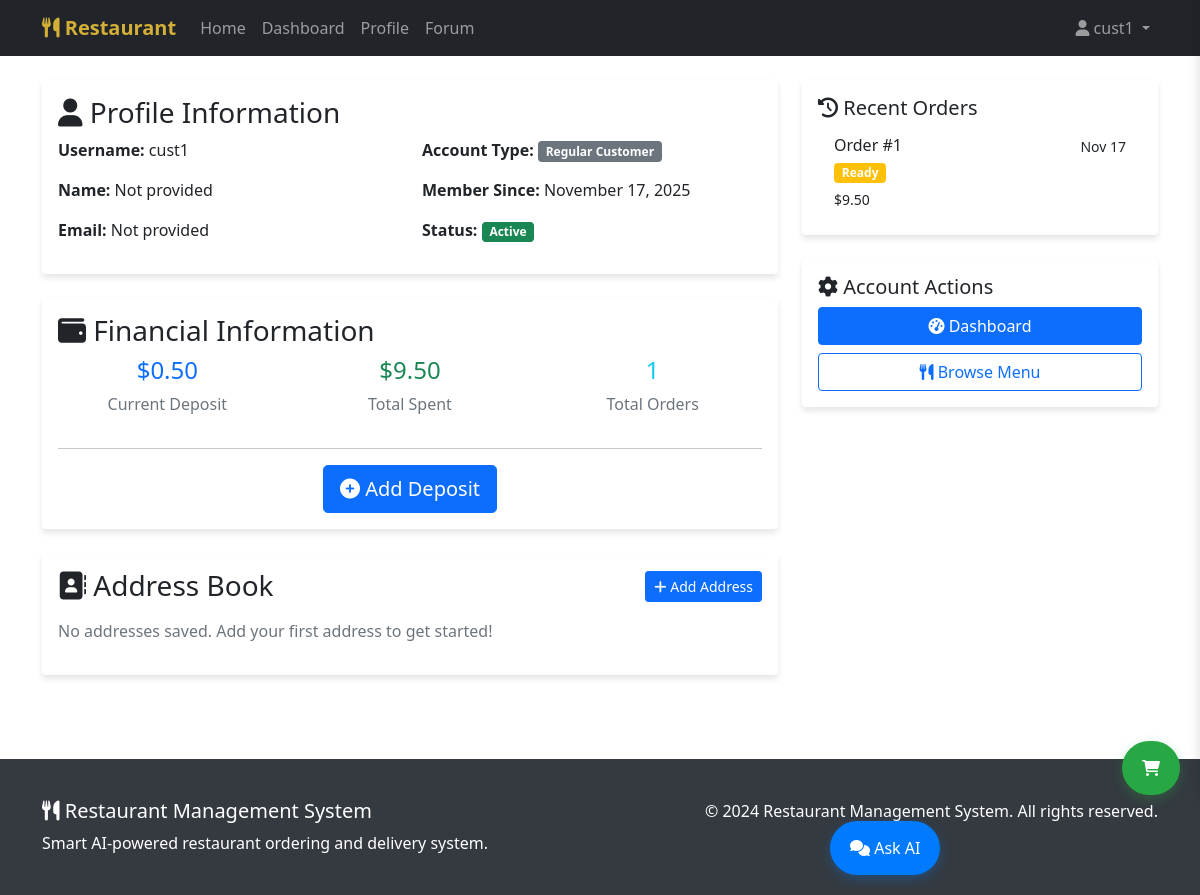
The page /profile/ (signed in) on the database as committed earlier.
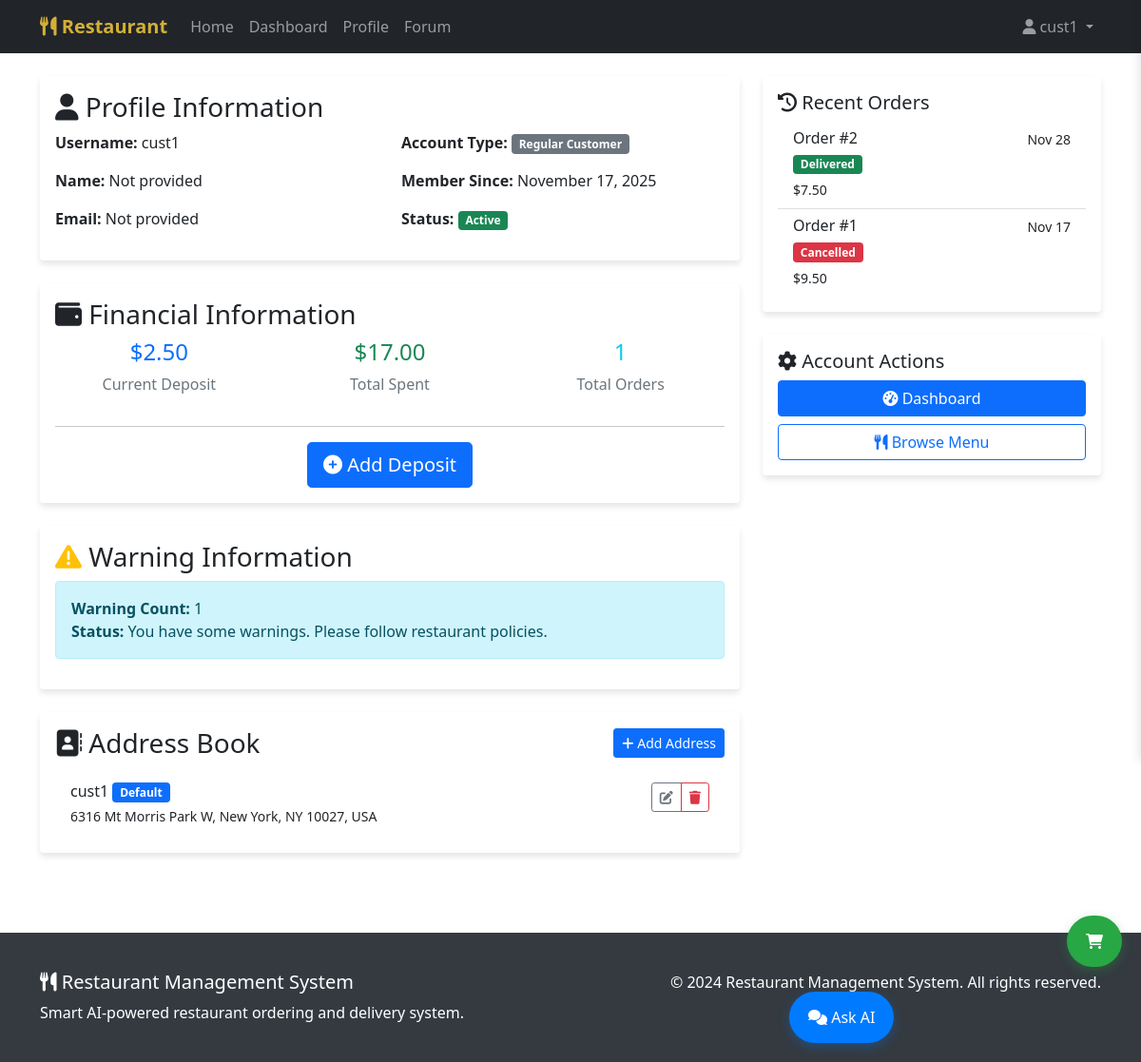
The same page on the database as committed later.
### restaurant/models.py (models this page shows, shortened)
class Customer(models.Model):
    user = models.OneToOneField(User, on_delete=models.CASCADE, verbose_name="User")
    deposit = models.DecimalField(max_digits=10, decimal_places=2, default=0.00, verbose_name="Deposit")
    warnings = models.PositiveIntegerField(default=0, verbose_name="Warnings")
    total_spent = models.DecimalField(max_digits=10, decimal_places=2, default=0.00, verbose_name="Total Spent")
    order_count = models.PositiveIntegerField(default=0, verbose_name="Order Count")
    is_vip = models.BooleanField(default=False, verbose_name="VIP Status")
    is_blacklisted = models.BooleanField(default=False, verbose_name="Blacklisted")
    created_at = models.DateTimeField(auto_now_add=True, verbose_name="Registration Time")
    updated_at = models.DateTimeField(auto_now=True, verbose_name="Updated Time")
    class Meta:
        verbose_name = "Customer"
        verbose_name_plural = "Customers"
        ordering = ['-created_at']

class Order(models.Model):
    STATUS_CHOICES = [
        ('pending', 'Pending'),
        ('confirmed', 'Confirmed'),
        ('ready', 'Ready'),
        ('out_for_delivery', 'Out for Delivery'),
        ('delivered', 'Delivered'),
        ('cancelled', 'Cancelled'),
    ]
    customer = models.ForeignKey(Customer, on_delete=models.CASCADE, verbose_name="Customer")
    status = models.CharField(max_length=20, choices=STATUS_CHOICES, default='pending', verbose_name="Status")
    total_amount = models.DecimalField(max_digits=10, decimal_places=2, verbose_name="Total Amount")
    vip_discount = models.DecimalField(max_digits=10, decimal_places=2, default=0.00, verbose_name="VIP Discount")
    delivery_person = models.ForeignKey(DeliveryPerson, on_delete=models.SET_NULL, null=True, blank=True, verbose_name="Delivery Person")
    delivery_address = models.ForeignKey('Address', on_delete=models.SET_NULL, null=True, blank=True, verbose_name="Delivery Address")
    memo = models.TextField(blank=True, null=True, verbose_name="Order Memo", help_text="Customer special requests")
    delivered_at = models.DateTimeField(null=True, blank=True, verbose_name="Delivered Time")
    created_at = models.DateTimeField(auto_now_add=True, verbose_name="Order Time")
    updated_at = models.DateTimeField(auto_now=True, verbose_name="Updated Time")
    class Meta:
        verbose_name = "Order"
        verbose_name_plural = "Orders"
        ordering = ['-created_at']

class Address(models.Model):
    customer = models.ForeignKey(Customer, on_delete=models.CASCADE, related_name='addresses', verbose_name="Customer")
    recipient_name = models.CharField(max_length=100, verbose_name="Recipient Name")
    street_address = models.CharField(max_length=200, verbose_name="Street Address")
    city = models.CharField(max_length=100, verbose_name="City")
    state = models.CharField(max_length=100, verbose_name="State/Province")
    zip_code = models.CharField(max_length=20, verbose_name="ZIP/Postal Code")
    country = models.CharField(max_length=100, default="USA", verbose_name="Country")
    phone = models.CharField(max_length=20, blank=True, verbose_name="Phone Number")
    is_default = models.BooleanField(default=False, verbose_name="Default Address")
    created_at = models.DateTimeField(auto_now_add=True, verbose_name="Created Time")
    updated_at = models.DateTimeField(auto_now=True, verbose_name="Updated Time")
    class Meta:
        verbose_name = "Address"
        verbose_name_plural = "Addresses"
        ordering = ['-is_default', '-created_at']
    def get_full_address(self):
        return f"{self.street_address}, {self.city}, {self.state} {self.zip_code}, {self.country}"

### restaurant/views.py (the view)
# urls.py: path('profile/', views.profile, name='profile'),
@login_required
def profile(request):
    user = request.user
    if hasattr(user, 'customer'):
        customer = user.customer
        orders = Order.objects.filter(customer=customer).order_by('-created_at')[:10]
        addresses = Address.objects.filter(customer=customer).order_by('-is_default', '-created_at')
        context = {
            'customer': customer,
            'orders': orders,
            'addresses': addresses,
        }
        return render(request, 'profile.html', context)
    return redirect('dashboard')

### templates/profile.html (shortened to what this page needs)
{% extends 'base.html' %}
{% block content %}
<div class="container mt-4">
    <div class="row">
        <div class="col-md-8">
            <div class="card mb-4">
                <div class="card-body">
                    <h3 class="card-title">
                        <i class="fas fa-user"></i> Profile Information
                    </h3>
                    <div class="row">
                        <div class="col-md-6">
                            <p><strong>Username:</strong> {{ customer.user.username }}</p>
                            <p><strong>Name:</strong> {{ customer.user.get_full_name|default:"Not provided" }}</p>
                            <p><strong>Email:</strong> {{ customer.user.email|default:"Not provided" }}</p>
                        </div>
                        <div class="col-md-6">
                            <p><strong>Account Type:</strong>
                                {% if customer.is_vip %}
                                    <span class="vip-badge">VIP Customer</span>
                                {% else %}
                                    <span class="badge bg-secondary">Regular Customer</span>
                                {% endif %}
                            </p>
                            <p><strong>Member Since:</strong> {{ customer.created_at|date:"F d, Y" }}</p>
                            <p><strong>Status:</strong>
                                {% if customer.is_blacklisted %}
                                    <span class="badge bg-danger">Blacklisted</span>
                                {% else %}
                                    <span class="badge bg-success">Active</span>
                                {% endif %}
                            </p>
                        </div>
                    </div>
                </div>
            </div>
            <div class="card mb-4">
                <div class="card-body">
                    <h3 class="card-title">
                        <i class="fas fa-wallet"></i> Financial Information
                    </h3>
                    <div class="row">
                        <div class="col-md-4">
                            <div class="text-center">
                                <h4 class="text-primary">${{ customer.deposit }}</h4>
                                <p class="text-muted">Current Deposit</p>
                            </div>
                        </div>
                        <div class="col-md-4">
                            <div class="text-center">
                                <h4 class="text-success">${{ customer.total_spent }}</h4>
                                <p class="text-muted">Total Spent</p>
                            </div>
                        </div>
                        <div class="col-md-4">
                            <div class="text-center">
                                <h4 class="text-info">{{ customer.order_count }}</h4>
                                <p class="text-muted">Total Orders</p>
                            </div>
                        </div>
                    </div>
                    <hr>
                    <div class="row mt-3">
                        <div class="col-12 text-center">
                            <button type="button" class="btn btn-primary btn-lg" data-bs-toggle="modal" data-bs-target="#depositModal">
                                <i class="fas fa-plus-circle"></i> Add Deposit
                            </button>
                        </div>
                    </div>
                </div>
            </div>
            {% if customer.warnings > 0 %}
            <div class="card mb-4">
                <div class="card-body">
                    <h3 class="card-title">
                        <i class="fas fa-exclamation-triangle text-warning"></i> Warning Information
                    </h3>
                    <div class="alert alert-{% if customer.warnings >= 3 %}danger{% elif customer.warnings >= 2 %}warning{% else %}info{% endif %}">
                        <strong>Warning Count:</strong> {{ customer.warnings }}
                        {% if customer.warnings >= 3 %}
                            <br><strong>Status:</strong> You have reached the maximum warning limit. Please contact management.
                        {% elif customer.warnings >= 2 %}
                            <br><strong>Status:</strong> You are close to the warning limit. Please be careful with your orders.
                        {% else %}
                            <br><strong>Status:</strong> You have some warnings. Please follow restaurant policies.
                        {% endif %}
                    </div>
                </div>
            </div>
            {% endif %}
            <div class="card mb-4">
                <div class="card-body">
                    <div class="d-flex justify-content-between align-items-center mb-3">
                        <h3 class="card-title mb-0">
                            <i class="fas fa-address-book"></i> Address Book
                        </h3>
                        <button type="button" class="btn btn-primary btn-sm" data-bs-toggle="modal" data-bs-target="#addAddressModal">
                            <i class="fas fa-plus"></i> Add Address
                        </button>
                    </div>
                    {% if addresses %}
                    <div class="list-group list-group-flush">
                        {% for address in addresses %}
                        <div class="list-group-item">
                            <div class="d-flex justify-content-between align-items-start">
                                <div class="flex-grow-1">
                                    <h6 class="mb-1">
                                        {{ address.recipient_name }}
                                        {% if address.is_default %}
                                            <span class="badge bg-primary">Default</span>
                                        {% endif %}
                                    </h6>
                                    <p class="mb-1 small">{{ address.get_full_address }}</p>
                                </div>
                                <div class="btn-group btn-group-sm">
                                    <button class="btn btn-outline-secondary" onclick="editAddress({{ address.id }})" title="Edit">
                                        <i class="fas fa-edit"></i>
                                    </button>
                                    <button class="btn btn-outline-danger" onclick="deleteAddress({{ address.id }})" title="Delete">
                                        <i class="fas fa-trash"></i>
                                    </button>
                                </div>
                            </div>
                        </div>
                        {% endfor %}
                    </div>
                    {% else %}
                    <p class="text-muted">No addresses saved. Add your first address to get started!</p>
                    {% endif %}
                </div>
            </div>
        </div>
        <div class="col-md-4">
            <div class="card mb-4">
                <div class="card-body">
                    <h5 class="card-title">
                        <i class="fas fa-history"></i> Recent Orders
                    </h5>
                    {% if orders %}
                    <div class="list-group list-group-flush">
                        {% for order in orders %}
                        <div class="list-group-item">
                            <div class="d-flex w-100 justify-content-between">
                                <h6 class="mb-1">Order #{{ order.id }}</h6>
                                <small>{{ order.created_at|date:"M d" }}</small>
                            </div>
                            <p class="mb-1">
                                <span class="badge bg-{% if order.status == 'delivered' %}success{% elif order.status == 'cancelled' %}danger{% else %}warning{% endif %}">
                                    {{ order.get_status_display }}
                                </span>
                            </p>
                            <small>${{ order.total_amount }}</small>
                        </div>
                        {% endfor %}
                    </div>
                    {% else %}
                    <p class="text-muted">No orders yet.</p>
                    {% endif %}
                </div>
            </div>
            <div class="card">
                <div class="card-body">
                    <h5 class="card-title">
                        <i class="fas fa-cog"></i> Account Actions
                    </h5>
                    <div class="d-grid gap-2">
                        <a href="{% url 'dashboard' %}" class="btn btn-primary">
                            <i class="fas fa-tachometer-alt"></i> Dashboard
                        </a>
                        <a href="{% url 'index' %}" class="btn btn-outline-primary">
                            <i class="fas fa-utensils"></i> Browse Menu
                        </a>
                    </div>
                </div>
            </div>
        </div>
    </div>
</div>
{% endblock %}

### templates/base.html (shortened to what this page needs)
<!DOCTYPE html>
<html lang="en">
<head>
    <link href="https://cdn.jsdelivr.net/npm/bootstrap@5.1.3/dist/css/bootstrap.min.css" rel="stylesheet">
    <link href="https://cdnjs.cloudflare.com/ajax/libs/font-awesome/6.0.0/css/all.min.css" rel="stylesheet">
</head>
<body>
    <nav class="navbar navbar-expand-lg navbar-dark bg-dark">
        <div class="container">
            <a class="navbar-brand" href="{% url 'index' %}">
                <i class="fas fa-utensils"></i> Restaurant
            </a>
            <div class="collapse navbar-collapse" id="navbarNav">
                <ul class="navbar-nav me-auto">
                    <li class="nav-item">
                        <a class="nav-link" href="{% url 'index' %}">Home</a>
                    </li>
                    {% if user.is_authenticated %}
                        {% if not user.chef and not user.deliveryperson %}
                        <li class="nav-item">
                            <a class="nav-link" href="{% url 'dashboard' %}">Dashboard</a>
                        </li>
                        <li class="nav-item">
                            <a class="nav-link" href="{% url 'profile' %}">Profile</a>
                        </li>
                        {% endif %}
                        {% if user.customer or user.manager %}
                        <li class="nav-item">
                            <a class="nav-link" href="{% url 'forum' %}">Forum</a>
                        </li>
                        {% endif %}
                    {% endif %}
                </ul>
                <ul class="navbar-nav">
                    {% if user.is_authenticated %}
                        <li class="nav-item dropdown">
                            <a class="nav-link dropdown-toggle" href="#" id="navbarDropdown" role="button" data-bs-toggle="dropdown">
                                <i class="fas fa-user"></i> {{ user.username }}
                            </a>
                        </li>
                    {% endif %}
                </ul>
            </div>
        </div>
    </nav>
    <main>
        {% block content %}{% endblock %}
    </main>
    <button class="cart-toggle" onclick="toggleCart()" title="View Cart">
        <i class="fas fa-shopping-cart"></i>
    </button>
    <div class="chat-container">
        <button class="chat-toggle" onclick="toggleChat()">
            <i class="fas fa-comments"></i> Ask AI
        </button>
    </div>
    <footer class="footer">
        <div class="container">
            <div class="row">
                <div class="col-md-6">
                    <h5><i class="fas fa-utensils"></i> Restaurant Management System</h5>
                    <p class="mb-0">Smart AI-powered restaurant ordering and delivery system.</p>
                </div>
                <div class="col-md-6 text-md-end">
                    <p class="mb-0">&copy; 2024 Restaurant Management System. All rights reserved.</p>
                </div>
            </div>
        </div>
    </footer>
</body>
</html>

Rows that differ between the two databases and show on the page:
changed Customer "cust1": deposit "0.50" → "2.50"; total_spent "9.50" → "17.00"; warnings (not shown) → "1"
added Address: recipient_name "cust1", is_default "Default", get_full_address "6316 Mt Morris Park W, New York, NY 10027, USA"
added Order: id "2", created_at "Nov 28", status "Delivered", total_amount "7.50"
changed Order "Nov 17": status "Ready" → "Cancelled"
Other text that changed with them:
text no longer shown: "No addresses saved. Add your first address to get started!"
text now shown: "Warning Information Warning Count: Status: You have some warnings. Please follow restaurant policies."
